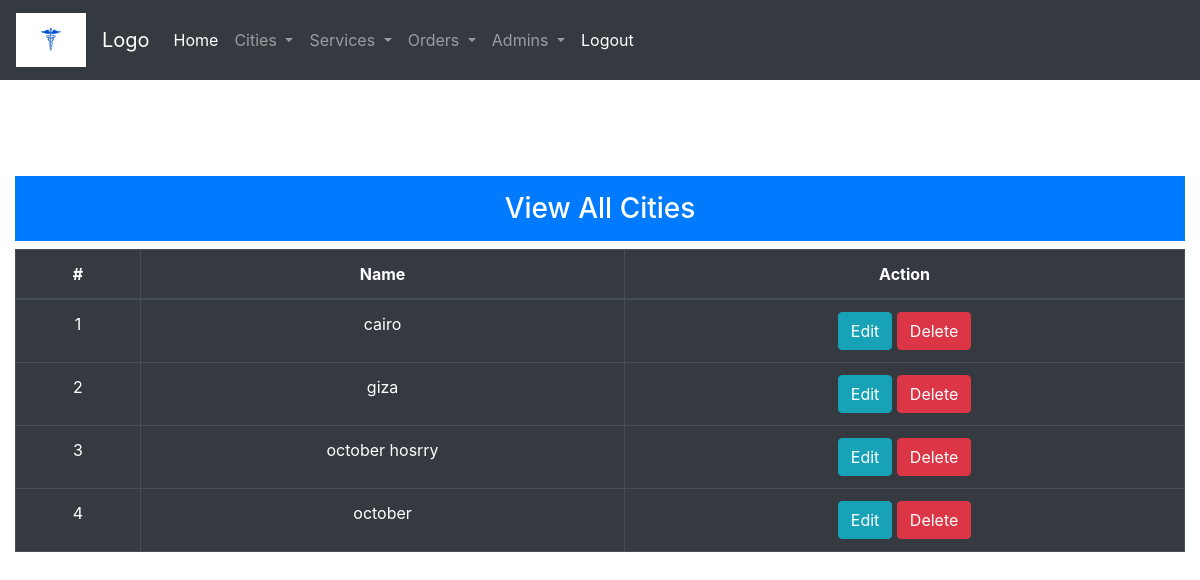
The page /admin/cities/viewall.php (signed in) on the database its author committed.
### tables this page shows
CREATE TABLE `cities` (
  `city_id` int(11) NOT NULL,
  `city_name` varchar(100) NOT NULL,
  `city_created_at` timestamp NOT NULL DEFAULT current_timestamp()
);

### functions/db.php (called while the page is built, shortened)
<?php
$server = 'localhost';
$username = "root";
$password = "";
$dbname = "medical_ser";
$conn = mysqli_connect($server , $username , $password , $dbname);
function getRows($table)
{
        global $conn;
        $sql = "SELECT * FROM `$table`";
        $result = mysqli_query($conn , $sql);
        if($result)
        {
            $rows = [];
            if(mysqli_num_rows($result) > 0)
            {
                while($row = mysqli_fetch_assoc($result))
                {
                    $rows[] = $row;
                }
            }
                return $rows;
        }
        return false;
}

### admin/cities/viewall.php (the view, shortened to what this page needs)
<?php require BLA.'inc/header.php';  ?>
    <div class="col-sm-12">
        <h3 class="text-center p-3 bg-primary text-white">View All Cities</h3>
        <table class="table table-dark table-bordered">
            <thead>
                <tr class="text-center">
                    <th scope="col">#</th>
                    <th scope="col">Name</th>
                    <th scope="col">Action</th>
                </tr>
            </thead>
            <tbody>
                <?php $data = getRows('cities'); $x=1;  ?>
                <?php foreach($data as $row){   ?>
                <tr class="text-center">
                    <td scope="row"><?php echo $x; ?></td>
                    <td class="text-center"> <?php echo $row['city_name'] ?>  </td>
                    <td class="text-center">
                        <a href="<?php echo BURLA.'cities/edit.php?id='. $row['city_id']; ?>" class="btn btn-info">Edit</a>
                        <a href="#" class="btn btn-danger delete" data-field="city_id" data-id="<?php echo $row['city_id']; ?>" data-table="cities" >Delete</a>
                    </td>
                </tr>
                <?php $x++; } ?>
            </tbody>
        </table>
    </div>
<?php require BLA.'inc/footer.php';  ?>

### rows shown on the page
cities: city_name "cairo"
cities: city_name "giza"
cities: city_name "october hosrry"
cities: city_name "october"
